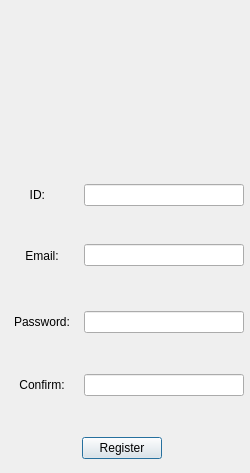
<?xml version="1.0" encoding="UTF-8"?>
<ui version="4.0">
 <class>RegisterDialog</class>
 <widget class="QDialog" name="RegisterDialog">
  <property name="geometry">
   <rect>
    <x>0</x>
    <y>0</y>
    <width>250</width>
    <height>473</height>
   </rect>
  </property>
  <property name="windowTitle">
   <string>Dialog</string>
  </property>
  <layout class="QVBoxLayout" name="verticalLayout">
   <property name="spacing">
    <number>5</number>
   </property>
   <property name="leftMargin">
    <number>0</number>
   </property>
   <property name="topMargin">
    <number>0</number>
   </property>
   <property name="rightMargin">
    <number>6</number>
   </property>
   <property name="bottomMargin">
    <number>0</number>
   </property>
   <item>
    <widget class="QWidget" name="widget_5" native="true">
     <property name="minimumSize">
      <size>
       <width>0</width>
       <height>70</height>
      </size>
     </property>
     <property name="maximumSize">
      <size>
       <width>16777215</width>
       <height>50</height>
      </size>
     </property>
     <layout class="QVBoxLayout" name="verticalLayout_2">
      <item>
       <widget class="QLabel" name="label">
        <property name="text">
         <string/>
        </property>
        <property name="pixmap">
         <pixmap resource="../../resources.qrc">:/resources/icons/app.svg</pixmap>
        </property>
        <property name="alignment">
         <set>Qt::AlignmentFlag::AlignCenter</set>
        </property>
       </widget>
      </item>
     </layout>
    </widget>
   </item>
   <item>
    <widget class="QWidget" name="widget" native="true">
     <property name="minimumSize">
      <size>
       <width>0</width>
       <height>90</height>
      </size>
     </property>
     <property name="maximumSize">
      <size>
       <width>16777215</width>
       <height>90</height>
      </size>
     </property>
     <layout class="QVBoxLayout" name="verticalLayout_3">
      <property name="spacing">
       <number>0</number>
      </property>
      <property name="leftMargin">
       <number>0</number>
      </property>
      <property name="topMargin">
       <number>0</number>
      </property>
      <property name="rightMargin">
       <number>0</number>
      </property>
      <property name="bottomMargin">
       <number>0</number>
      </property>
      <item>
       <widget class="QLabel" name="label_2">
        <property name="layoutDirection">
         <enum>Qt::LayoutDirection::LeftToRight</enum>
        </property>
        <property name="text">
         <string/>
        </property>
        <property name="pixmap">
         <pixmap resource="../../resources.qrc">:/resources/icons/Logindialog.svg</pixmap>
        </property>
        <property name="alignment">
         <set>Qt::AlignmentFlag::AlignCenter</set>
        </property>
       </widget>
      </item>
     </layout>
    </widget>
   </item>
   <item>
    <widget class="QWidget" name="widget_4" native="true">
     <property name="minimumSize">
      <size>
       <width>0</width>
       <height>50</height>
      </size>
     </property>
     <property name="maximumSize">
      <size>
       <width>16777215</width>
       <height>50</height>
      </size>
     </property>
     <layout class="QHBoxLayout" name="horizontalLayout">
      <property name="leftMargin">
       <number>0</number>
      </property>
      <property name="topMargin">
       <number>0</number>
      </property>
      <property name="rightMargin">
       <number>0</number>
      </property>
      <property name="bottomMargin">
       <number>0</number>
      </property>
      <item>
       <widget class="QLabel" name="label_3">
        <property name="text">
         <string>ID: </string>
        </property>
        <property name="alignment">
         <set>Qt::AlignmentFlag::AlignCenter</set>
        </property>
       </widget>
      </item>
      <item>
       <widget class="QLineEdit" name="userId_lineEdit">
        <property name="minimumSize">
         <size>
          <width>160</width>
          <height>0</height>
         </size>
        </property>
        <property name="maximumSize">
         <size>
          <width>160</width>
          <height>16777215</height>
         </size>
        </property>
       </widget>
      </item>
     </layout>
    </widget>
   </item>
   <item>
    <widget class="QWidget" name="widget_6" native="true">
     <layout class="QHBoxLayout" name="horizontalLayout_4">
      <property name="spacing">
       <number>0</number>
      </property>
      <property name="leftMargin">
       <number>0</number>
      </property>
      <property name="topMargin">
       <number>0</number>
      </property>
      <property name="rightMargin">
       <number>0</number>
      </property>
      <property name="bottomMargin">
       <number>6</number>
      </property>
      <item>
       <widget class="QLabel" name="label_5">
        <property name="text">
         <string>Email:</string>
        </property>
        <property name="alignment">
         <set>Qt::AlignmentFlag::AlignCenter</set>
        </property>
       </widget>
      </item>
      <item>
       <widget class="QLineEdit" name="email_lineEdit">
        <property name="minimumSize">
         <size>
          <width>160</width>
          <height>0</height>
         </size>
        </property>
        <property name="maximumSize">
         <size>
          <width>160</width>
          <height>16777215</height>
         </size>
        </property>
       </widget>
      </item>
     </layout>
    </widget>
   </item>
   <item>
    <widget class="QWidget" name="widget_3" native="true">
     <property name="minimumSize">
      <size>
       <width>0</width>
       <height>50</height>
      </size>
     </property>
     <property name="maximumSize">
      <size>
       <width>16777215</width>
       <height>50</height>
      </size>
     </property>
     <layout class="QHBoxLayout" name="horizontalLayout_2">
      <property name="spacing">
       <number>0</number>
      </property>
      <property name="leftMargin">
       <number>0</number>
      </property>
      <property name="topMargin">
       <number>0</number>
      </property>
      <property name="rightMargin">
       <number>0</number>
      </property>
      <property name="bottomMargin">
       <number>0</number>
      </property>
      <item>
       <widget class="QLabel" name="label_4">
        <property name="text">
         <string>Password:</string>
        </property>
        <property name="alignment">
         <set>Qt::AlignmentFlag::AlignCenter</set>
        </property>
       </widget>
      </item>
      <item>
       <widget class="QLineEdit" name="userPassword_lineEdit">
        <property name="minimumSize">
         <size>
          <width>160</width>
          <height>0</height>
         </size>
        </property>
        <property name="maximumSize">
         <size>
          <width>160</width>
          <height>16777215</height>
         </size>
        </property>
       </widget>
      </item>
     </layout>
    </widget>
   </item>
   <item>
    <widget class="QWidget" name="widget_7" native="true">
     <layout class="QHBoxLayout" name="horizontalLayout_6">
      <property name="spacing">
       <number>0</number>
      </property>
      <property name="leftMargin">
       <number>0</number>
      </property>
      <property name="topMargin">
       <number>0</number>
      </property>
      <property name="rightMargin">
       <number>0</number>
      </property>
      <property name="bottomMargin">
       <number>0</number>
      </property>
      <item>
       <widget class="QWidget" name="widget_8" native="true">
        <property name="minimumSize">
         <size>
          <width>0</width>
          <height>50</height>
         </size>
        </property>
        <property name="maximumSize">
         <size>
          <width>16777215</width>
          <height>50</height>
         </size>
        </property>
        <layout class="QHBoxLayout" name="horizontalLayout_5">
         <property name="spacing">
          <number>0</number>
         </property>
         <property name="leftMargin">
          <number>0</number>
         </property>
         <property name="topMargin">
          <number>0</number>
         </property>
         <property name="rightMargin">
          <number>0</number>
         </property>
         <property name="bottomMargin">
          <number>0</number>
         </property>
         <item>
          <widget class="QLabel" name="label_6">
           <property name="text">
            <string>Confirm:</string>
           </property>
           <property name="alignment">
            <set>Qt::AlignmentFlag::AlignCenter</set>
           </property>
          </widget>
         </item>
         <item>
          <widget class="QLineEdit" name="confirmUserPassword_lineEdit">
           <property name="minimumSize">
            <size>
             <width>160</width>
             <height>0</height>
            </size>
           </property>
           <property name="maximumSize">
            <size>
             <width>160</width>
             <height>16777215</height>
            </size>
           </property>
          </widget>
         </item>
        </layout>
       </widget>
      </item>
     </layout>
    </widget>
   </item>
   <item>
    <widget class="QWidget" name="widget_2" native="true">
     <property name="minimumSize">
      <size>
       <width>0</width>
       <height>50</height>
      </size>
     </property>
     <property name="maximumSize">
      <size>
       <width>16777215</width>
       <height>50</height>
      </size>
     </property>
     <layout class="QHBoxLayout" name="horizontalLayout_3">
      <property name="leftMargin">
       <number>0</number>
      </property>
      <property name="topMargin">
       <number>0</number>
      </property>
      <property name="rightMargin">
       <number>0</number>
      </property>
      <property name="bottomMargin">
       <number>0</number>
      </property>
      <item>
       <spacer name="horizontalSpacer">
        <property name="orientation">
         <enum>Qt::Orientation::Horizontal</enum>
        </property>
        <property name="sizeHint" stdset="0">
         <size>
          <width>40</width>
          <height>20</height>
         </size>
        </property>
       </spacer>
      </item>
      <item>
       <widget class="QPushButton" name="Register_btn">
        <property name="text">
         <string>Register</string>
        </property>
       </widget>
      </item>
      <item>
       <spacer name="horizontalSpacer_2">
        <property name="orientation">
         <enum>Qt::Orientation::Horizontal</enum>
        </property>
        <property name="sizeHint" stdset="0">
         <size>
          <width>40</width>
          <height>20</height>
         </size>
        </property>
       </spacer>
      </item>
     </layout>
    </widget>
   </item>
  </layout>
 </widget>
 <resources>
  <include location="../../resources.qrc"/>
 </resources>
 <connections/>
</ui>
